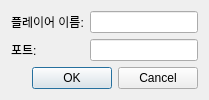
<?xml version="1.0" encoding="UTF-8"?>
<ui version="4.0">
 <class>NetplayStartHostDialog</class>
 <widget class="QDialog" name="NetplayStartHostDialog">
  <property name="geometry">
   <rect>
    <x>0</x>
    <y>0</y>
    <width>400</width>
    <height>229</height>
   </rect>
  </property>
  <property name="sizePolicy">
   <sizepolicy hsizetype="Preferred" vsizetype="Preferred">
    <horstretch>0</horstretch>
    <verstretch>0</verstretch>
   </sizepolicy>
  </property>
  <property name="windowTitle">
   <string>NETPLAY HOST</string>
  </property>
  <layout class="QVBoxLayout" name="verticalLayout">
   <property name="sizeConstraint">
    <enum>QLayout::SetFixedSize</enum>
   </property>
   <item>
    <layout class="QFormLayout" name="formLayout">
     <item row="0" column="0">
      <widget class="QLabel" name="label">
       <property name="text">
        <string>플레이어 이름:</string>
       </property>
      </widget>
     </item>
     <item row="1" column="0">
      <widget class="QLabel" name="label_2">
       <property name="text">
        <string>포트:</string>
       </property>
      </widget>
     </item>
     <item row="0" column="1">
      <widget class="QLineEdit" name="txtPlayerName"/>
     </item>
     <item row="1" column="1">
      <widget class="QLineEdit" name="txtPort"/>
     </item>
    </layout>
   </item>
   <item>
    <widget class="QDialogButtonBox" name="buttonBox">
     <property name="orientation">
      <enum>Qt::Horizontal</enum>
     </property>
     <property name="standardButtons">
      <set>QDialogButtonBox::Cancel|QDialogButtonBox::Ok</set>
     </property>
    </widget>
   </item>
  </layout>
 </widget>
 <resources/>
 <connections>
  <connection>
   <sender>buttonBox</sender>
   <signal>accepted()</signal>
   <receiver>NetplayStartHostDialog</receiver>
   <slot>accept()</slot>
   <hints>
    <hint type="sourcelabel">
     <x>248</x>
     <y>254</y>
    </hint>
    <hint type="destinationlabel">
     <x>157</x>
     <y>274</y>
    </hint>
   </hints>
  </connection>
  <connection>
   <sender>buttonBox</sender>
   <signal>rejected()</signal>
   <receiver>NetplayStartHostDialog</receiver>
   <slot>reject()</slot>
   <hints>
    <hint type="sourcelabel">
     <x>316</x>
     <y>260</y>
    </hint>
    <hint type="destinationlabel">
     <x>286</x>
     <y>274</y>
    </hint>
   </hints>
  </connection>
 </connections>
</ui>
